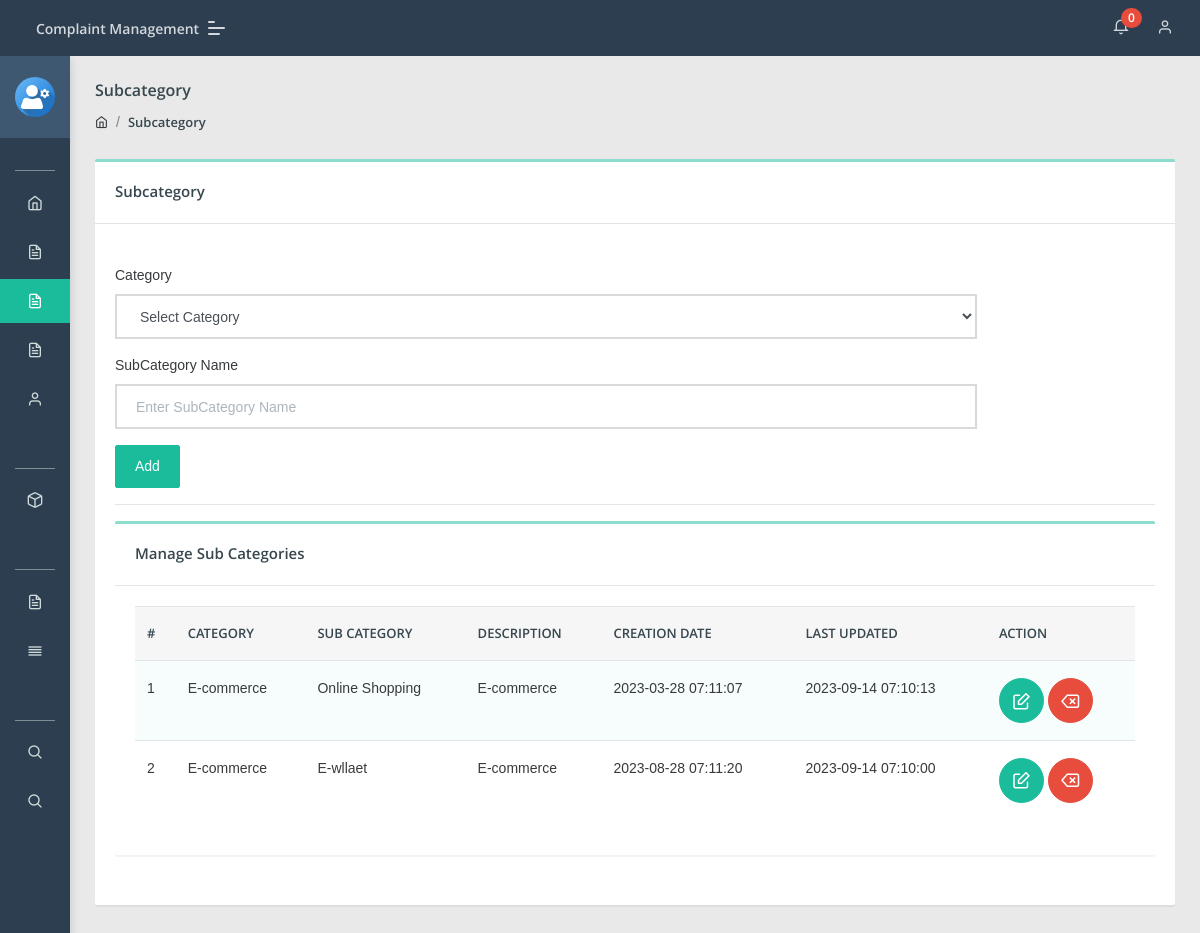
Page /admin/subcategory.php (signed in) on the committed database.
### tables this page shows
CREATE TABLE `subcategory` (
  `id` int(11) NOT NULL,
  `categoryid` int(11) DEFAULT NULL,
  `subcategory` varchar(255) DEFAULT NULL,
  `creationDate` timestamp NULL DEFAULT current_timestamp(),
  `updationDate` timestamp NULL DEFAULT NULL ON UPDATE current_timestamp()
);

CREATE TABLE `category` (
  `id` int(11) NOT NULL,
  `categoryName` varchar(255) DEFAULT NULL,
  `categoryDescription` longtext DEFAULT NULL,
  `creationDate` timestamp NULL DEFAULT current_timestamp(),
  `updationDate` timestamp NULL DEFAULT NULL ON UPDATE current_timestamp()
);

### admin/subcategory.php (the view, shortened to what this page needs)
<?php
include('include/config.php');
if(strlen($_SESSION['aid'])==0)
    {
header('location:index.php');
}
else{
?>
<!DOCTYPE html>
<html lang="en">
<head>
    <link rel="stylesheet" href="assets/css/style.css">
</head>
<body class="">
	<?php include('include/sidebar.php');?>
	<?php include('include/header.php');?>
<section class="pcoded-main-container">
    <div class="pcoded-content">
        <div class="page-header">
            <div class="page-block">
                <div class="row align-items-center">
                    <div class="col-md-12">
                        <div class="page-header-title">
                            <h5 class="m-b-10">Subcategory</h5>
                        </div>
                        <ul class="breadcrumb">
                            <li class="breadcrumb-item"><a href="dashboard.php"><i class="feather icon-home"></i></a></li>
                            <li class="breadcrumb-item"><a href="subcategory.php">Subcategory</a></li>
                        </ul>
                    </div>
                </div>
            </div>
        </div>
        <div class="row">
            <div class="col-sm-12">
                <div class="card">
                    <div class="card-header">
                        <h5>Subcategory</h5>
                    </div>
                    <div class="card-body">
                        <div class="row">
                            <div class="col-md-10">
                                    <br />
                                <form method="post" name="Category">
                                    <div class="form-group">
                                        <label for="exampleInputEmail1">Category</label>
                                        <select name="category" class="form-control" required>
<option value="">Select Category</option>
</select>
                                    </div>
                                      <div class="form-group">
                                        <label for="exampleInputEmail1">SubCategory Name</label>
                                        <input type="text" placeholder="Enter SubCategory Name"  name="subcategory" class="form-control" required>
                                    </div>
                                    <button type="submit" class="btn  btn-primary" name="submit">Add</button>
                                </form>
                            </div>
                        </div>
                     <hr>
                      <div class="row">
                            <div class="col-xl-12">
                <div class="card">
                    <div class="card-header">
                        <h5>Manage Sub Categories</h5>
                    </div>
                    <div class="card-body table-border-style">
                        <div class="table-responsive">
                            <table class="table table-striped">
                                <thead>
                                    <tr>
                                            <th>#</th>
                                            <th>Category</th>
                                            <th>Sub Category</th>
                                            <th>Description</th>
                                            <th>Creation date</th>
                                            <th>Last Updated</th>
                                            <th>Action</th>
                                        </tr>
                                </thead>
                                <tbody>
                                    <?php $query=mysqli_query($con,"select subcategory.id,category.categoryName,category.categoryDescription,subcategory.subcategory,subcategory.creationDate,subcategory.updationDate from subcategory join category on category.id=subcategory.categoryid");
$cnt=1;
while($row=mysqli_fetch_array($query))
{
?>
                                        <tr>
                                            <td><?php echo htmlentities($cnt);?></td>
                                            <td><?php echo htmlentities($row['categoryName']);?></td>
                                            <td><?php echo htmlentities($row['subcategory']);?></td>
                                            <td><?php echo htmlentities($row['categoryDescription']);?></td>
                                            <td> <?php echo htmlentities($row['creationDate']);?></td>
                                            <td><?php echo htmlentities($row['updationDate']);?></td>
                                            <td>
                                            <a href="edit-subcategory.php?id=<?php echo $row['id']?>" class="btn  btn-icon btn-primary"><i class="feather icon-edit"></i></a>
                                            <a href="subcategory.php?id=<?php echo $row['id']?>&del=delete" class="btn  btn-icon btn-danger" onClick="return confirm('Are you sure you want to delete?')"><i class="feather icon-delete"></i></a></td>
                                        </tr>
                                        <?php $cnt=$cnt+1; } ?>
                                </tbody>
                            </table>
                        </div>
                    </div>
                </div>
            </div>
                        </div>
                    </div>
                </div>
            </div>
        </div>
    </div>
</section>
</body>
</html>
<?php } ?>

### rows in the picture
subcategory: categoryid.categoryName "E-commerce", subcategory "Online Shopping", categoryid.categoryDescription "E-commerce", creationDate "2023-03-28 07:11:07", updationDate "2023-09-14 07:10:13"
subcategory: categoryid.categoryName "E-commerce", subcategory "E-wllaet", categoryid.categoryDescription "E-commerce", creationDate "2023-08-28 07:11:20", updationDate "2023-09-14 07:10:00"

### other values in the picture
$num1 "0"
